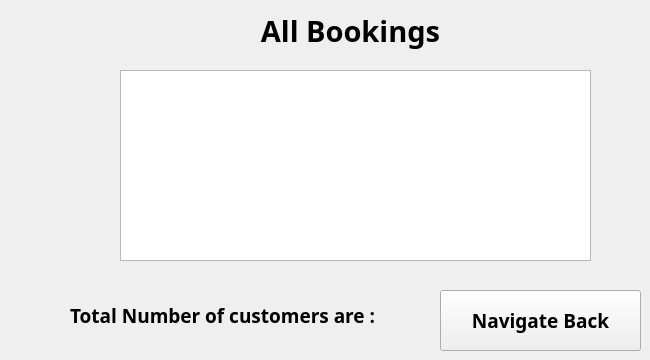
    <widget class="QWidget" name="Bookings">
     <widget class="QLabel" name="label_21">
      <property name="geometry">
       <rect>
        <x>210</x>
        <y>10</y>
        <width>281</width>
        <height>41</height>
       </rect>
      </property>
      <property name="font">
       <font>
        <family>Myriad Hebrew</family>
        <pointsize>22</pointsize>
        <weight>75</weight>
        <italic>false</italic>
        <bold>true</bold>
       </font>
      </property>
      <property name="text">
       <string>All Bookings</string>
      </property>
      <property name="alignment">
       <set>Qt::AlignCenter</set>
      </property>
     </widget>
     <widget class="QTextEdit" name="textEdit_2">
      <property name="geometry">
       <rect>
        <x>120</x>
        <y>70</y>
        <width>471</width>
        <height>191</height>
       </rect>
      </property>
     </widget>
     <widget class="QPushButton" name="safey">
      <property name="geometry">
       <rect>
        <x>440</x>
        <y>290</y>
        <width>201</width>
        <height>61</height>
       </rect>
      </property>
      <property name="font">
       <font>
        <family>Myriad Hebrew</family>
        <pointsize>14</pointsize>
        <weight>75</weight>
        <bold>true</bold>
       </font>
      </property>
      <property name="text">
       <string>Navigate Back</string>
      </property>
     </widget>
     <widget class="QLabel" name="label_23">
      <property name="geometry">
       <rect>
        <x>70</x>
        <y>290</y>
        <width>311</width>
        <height>51</height>
       </rect>
      </property>
      <property name="font">
       <font>
        <family>Myriad Hebrew</family>
        <pointsize>14</pointsize>
        <weight>75</weight>
        <bold>true</bold>
       </font>
      </property>
      <property name="text">
       <string>Total Number of customers are : </string>
      </property>
     </widget>
    </widget>
